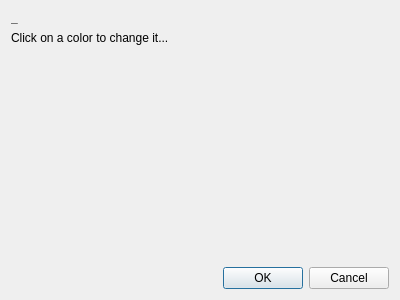
<?xml version="1.0" encoding="UTF-8"?>
<ui version="4.0">
 <class>CatalogColorEditor</class>
 <widget class="QDialog" name="CatalogColorEditor">
  <property name="geometry">
   <rect>
    <x>0</x>
    <y>0</y>
    <width>400</width>
    <height>300</height>
   </rect>
  </property>
  <property name="windowTitle">
   <string>Dialog</string>
  </property>
  <layout class="QVBoxLayout" name="verticalLayout_2">
   <item>
    <widget class="QLabel" name="catalogName">
     <property name="styleSheet">
      <string notr="true">font-weight:600;</string>
     </property>
     <property name="text">
      <string>_</string>
     </property>
    </widget>
   </item>
   <item>
    <widget class="QLabel" name="label">
     <property name="sizePolicy">
      <sizepolicy hsizetype="Minimum" vsizetype="Minimum">
       <horstretch>0</horstretch>
       <verstretch>0</verstretch>
      </sizepolicy>
     </property>
     <property name="text">
      <string>Click on a color to change it...</string>
     </property>
    </widget>
   </item>
   <item>
    <layout class="QVBoxLayout" name="colorButtons"/>
   </item>
   <item>
    <spacer name="verticalSpacer">
     <property name="orientation">
      <enum>Qt::Vertical</enum>
     </property>
     <property name="sizeHint" stdset="0">
      <size>
       <width>20</width>
       <height>40</height>
      </size>
     </property>
    </spacer>
   </item>
   <item>
    <widget class="QDialogButtonBox" name="buttonBox">
     <property name="orientation">
      <enum>Qt::Horizontal</enum>
     </property>
     <property name="standardButtons">
      <set>QDialogButtonBox::Cancel|QDialogButtonBox::Ok</set>
     </property>
    </widget>
   </item>
  </layout>
 </widget>
 <resources/>
 <connections>
  <connection>
   <sender>buttonBox</sender>
   <signal>rejected()</signal>
   <receiver>CatalogColorEditor</receiver>
   <slot>reject()</slot>
   <hints>
    <hint type="sourcelabel">
     <x>316</x>
     <y>260</y>
    </hint>
    <hint type="destinationlabel">
     <x>286</x>
     <y>274</y>
    </hint>
   </hints>
  </connection>
 </connections>
</ui>
